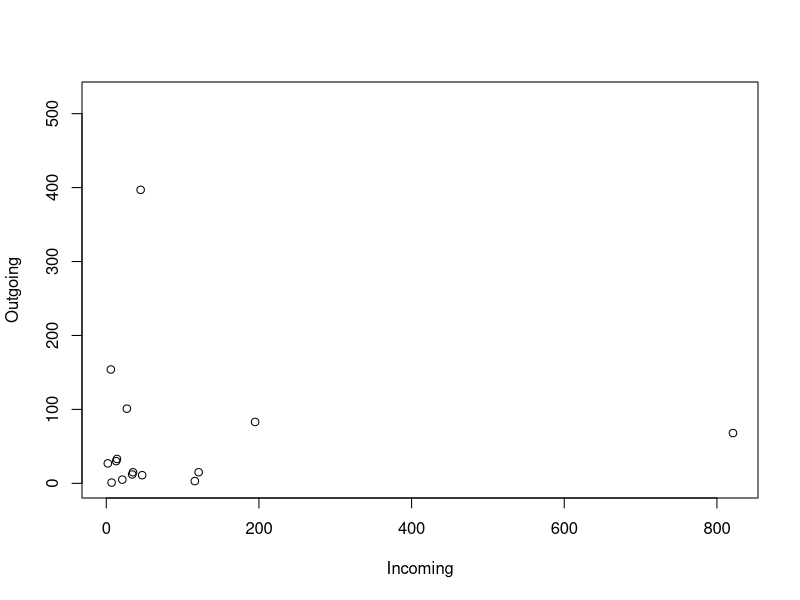
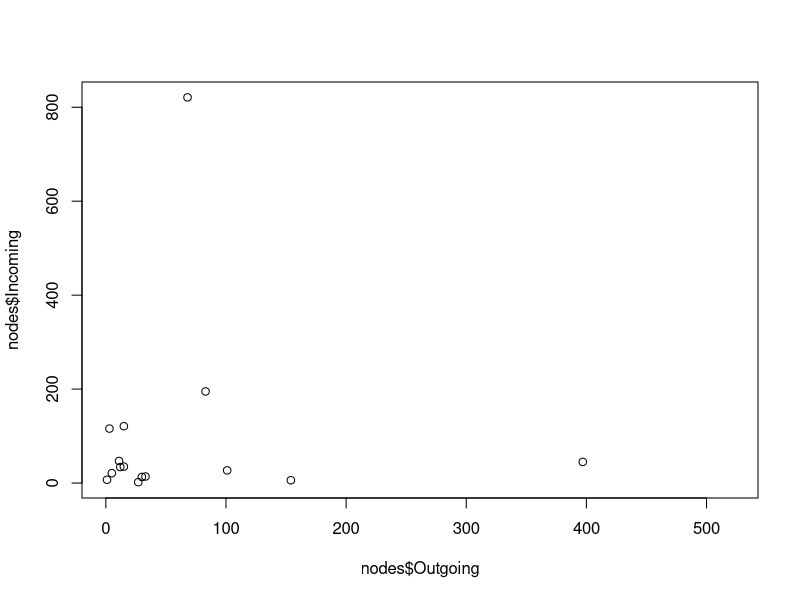
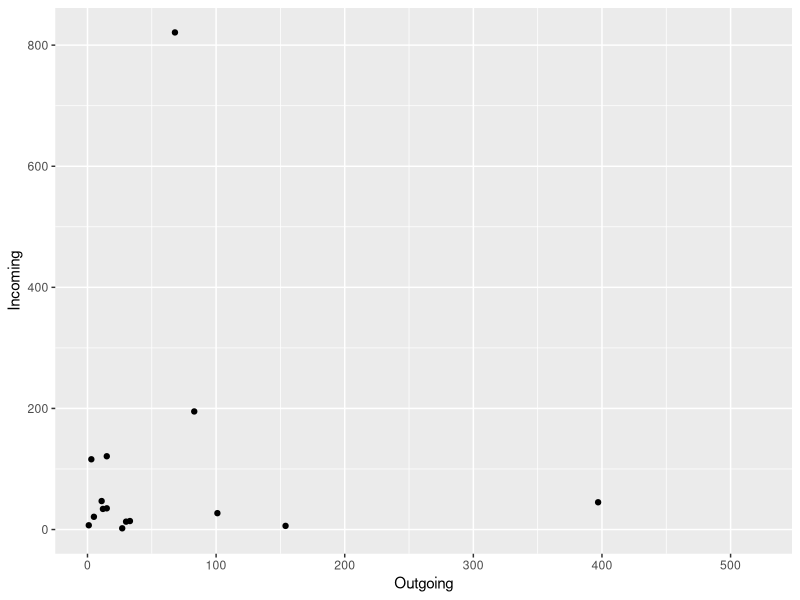
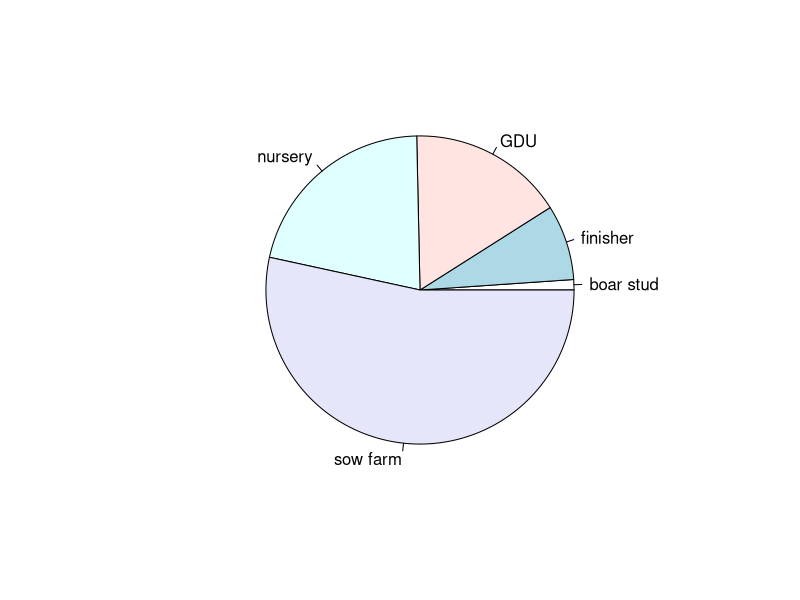
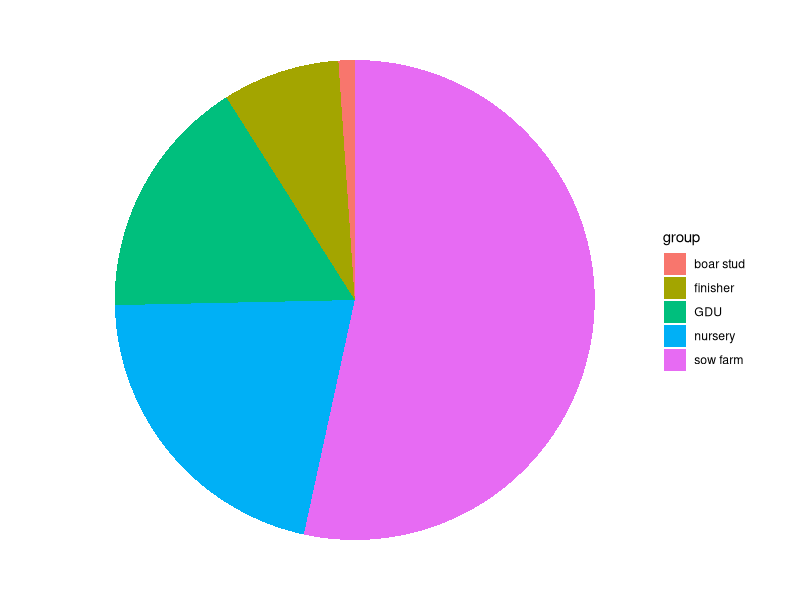
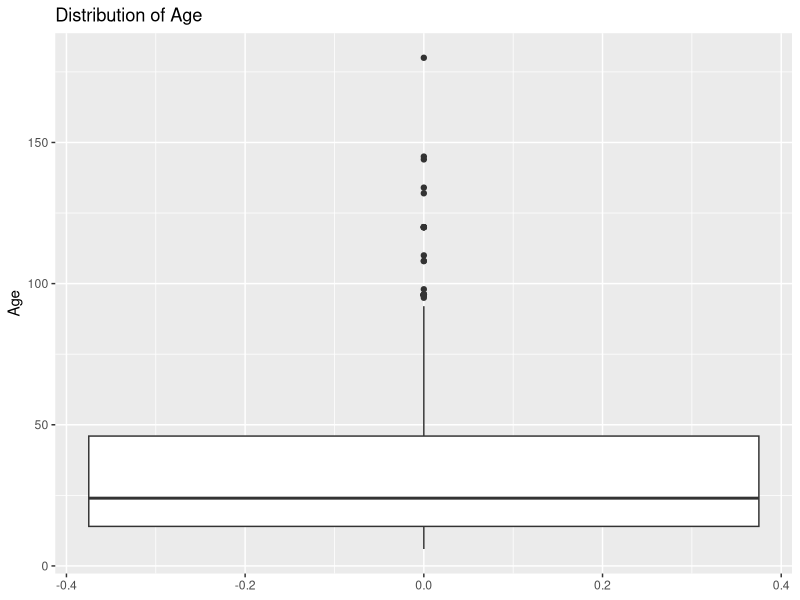
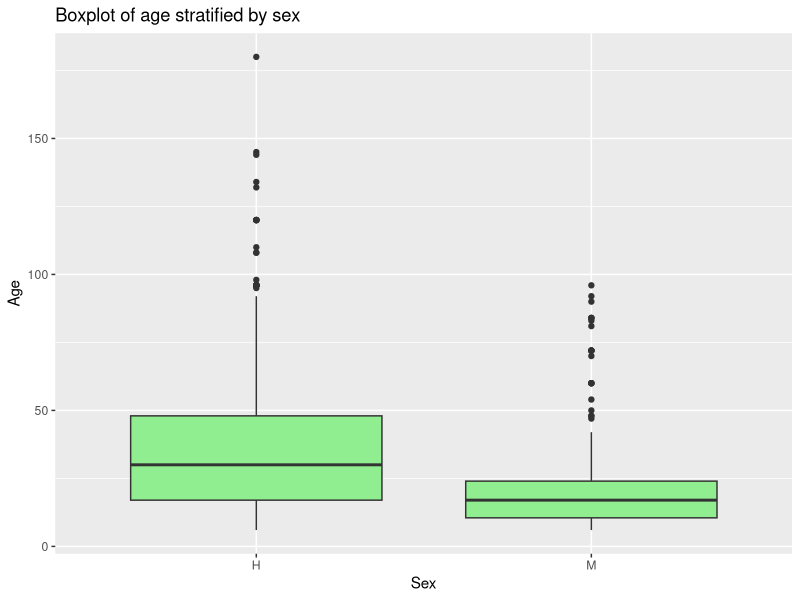
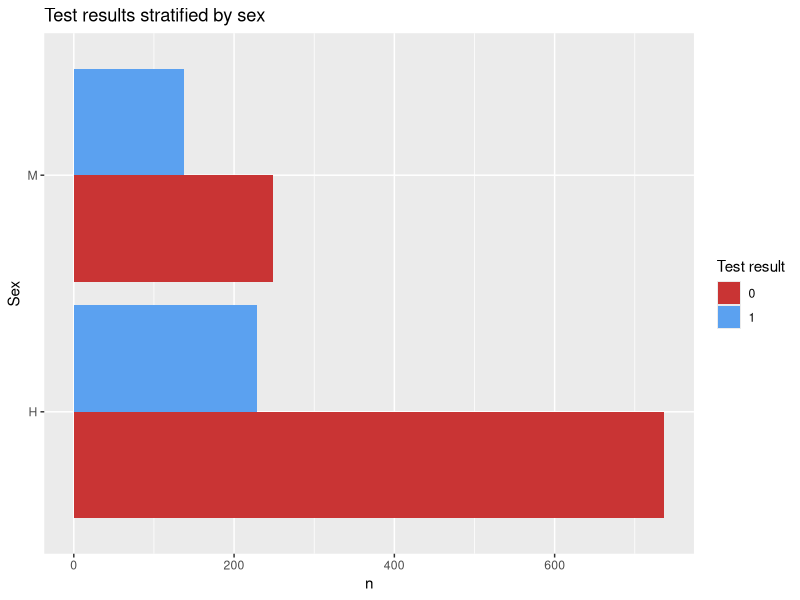

Write the R code that produced these figures, in order.
## ---- chunk 1
2 + 2
## ---- chunk 2
x = 2 # create a new object with the = operator
y <- 2 # create a new object with the <- operator
x + y # make a operation with the objects
## ---- chunk 3
x <- c(5, 6, 7, 8, 9, 10) # create a sequence form 5 to 10
y = 5:10 # create the same sequence but with a different approach
x == y # ask R if the objects have the same information
## ---- chunk 4
# Here we ask the 3rd value from our sequence
x[3]
# Now we multiply the 3rd value of the x sequence times the 5th value of the y sequence
x[3] * y[5]
## ---- chunk 5
# To get the sum of a vector of numbers inside an object we use sum()
sum(x)
## ---- chunk 6
sqrt(sum(x))
## ---- chunk 7
F1 <- function(name){
  x <- paste("Hola", name, "! welcome to the R world!") # paste the name with some text
  print(x)
}
# trying the function (Put your name)
F1(name = "Pablo")
## ---- chunk 8
# If we dont have the library installed, we use:
# install.packages("readxl")
library(readxl) # load the library
# Import the excel file
PRRS <- readxl::read_xlsx("Data/PRRS.xlsx")
## ---- chunk 9
class(PRRS)
## ---- chunk 10
TBL <- table(PRRS$Sex, PRRS$Result)
TBL
## ---- chunk 11
TBL[,2] # Get the second column
## ---- chunk 12
# if we dont have installed the library we will need to install it using:
# install.packages("dplyr")
# we load the library:
library(dplyr)
## ---- chunk 13
PRRS %>% 
  group_by(County) %>% 
  summarise(N = n(), positive = sum(Result)) %>% 
  mutate(Prev = positive/N) %>% 
  arrange(desc(Prev))
## ---- chunk 14
# Answer
PRRS %>% 
  group_by(farm_type) %>% 
  summarise(N = n(), positive = sum(Result)) %>% 
  mutate(Prev = positive/N) %>% 
  arrange(desc(Prev))
## ---- chunk 15
PRRS %>% 
  group_by(Sex) %>% 
  summarise(media_edad = mean(Age), mediana_edad = median(Age), SD_edad = sd(Age))
## ---- chunk 16
# Importing the farm dataseet
nodes <- read.csv("Data/node_attrib.csv")
# Importing the movement dataset
mov <- read.csv("Data/network.csv")
# Get the number of outgoing and incoming shipments 
Out <- mov %>% 
  group_by(id_orig) %>%
  summarise(Outgoing = n()) %>%
  rename(id = id_orig)
In <- mov %>%
  group_by(id_dest) %>%
  summarise(Incoming = n()) %>% 
  rename(id = id_dest)
# Joining the two datasets
nodes <- nodes %>% 
  left_join(Out, by ="id")
nodes <- nodes %>%
  left_join(In, by = "id")
nodes
## ---- chunk 17
mov %>% 
  group_by(id_orig) %>% 
  summarise(N = n(), N_pigs = sum(pigs.moved)) %>%
  arrange(desc(N)) %>%
  head()
## ---- chunk 18
# When variables are from the same dataset
plot(Outgoing~Incoming, data = nodes)
# When variables from different dataset
plot(nodes$Outgoing, nodes$Incoming)
## ---- chunk 19
# We load the library
library(ggplot2)
nodes %>% # first we start with the name of our data.frame
  ggplot() + # then we call ggplot
  geom_point(aes(Outgoing, Incoming)) # and we add the first layer, which is the points
## ---- chunk 20
# First we create a table for the result by farm type
TM <- table(PRRS$farm_type, PRRS$Result)
# Then we use the second column which contains the positive only
pie(TM[,2])
## ---- chunk 21
# we create an empty list
Figs <- list()
Figs[['PieChart']] <- TM %>% # the data we are using
  data.frame() %>% # We convert it to a data.frame
  rename(group = Var1, Test = Var2) %>% # rename some of the variables
  filter(Test == 1) %>% # select only the positive cases
  ggplot() + # call ggplot
  geom_bar(aes(x = '', y = Freq, fill = group), stat = 'identity') + # to make a pie chart we start it as a bar chart
  coord_polar('y', start = 0) + # then we change the coordinates 
  theme_void() # we can add themes to change its appearance
# Now when we print our list we can obtain our plot
Figs
## ---- chunk 22
# Only one variable
PRRS %>% 
  ggplot() +
  geom_boxplot(aes(y = Age)) +
  labs(title = 'Distribution of Age') # we can add different labels such as the main title
## ---- chunk 23
# Same variable, but stratified by another
Figs[['boxplot']] <- PRRS %>% 
  ggplot() +
  geom_boxplot(aes(y = Age, x = Sex), fill = 'lightgreen') +
  labs(title = "Boxplot of age stratified by sex")
# now that we have our figure stored in the list we can print it 
Figs$boxplot
## ---- chunk 24
# Create a new color palette:
colpal <- c("#C93434", "#5BA1F0", "#52C4A6")
# Make the plot
Figs[['BarPlot']] <- PRRS %>%  # the data we are using
  count(Result, Sex) %>%  # we will count the number of test results by sex
  ggplot() + # call ggplot
  geom_bar(aes(fill = factor(Result), x = Sex, y = n), # we want the fill color by test result, x axis by sex and y for number
           position = 'dodge', stat = 'identity') + # we define the position as dodge to have a side by side groups
  coord_flip() + # we change the coordinates
  scale_fill_manual(values = colpal) + # we specify the color palette we want
  labs(title = "Test results stratified by sex", fill = 'Test result') # we add labels
# Print our barplot
Figs$BarPlot
## ---- chunk 25
# Answer
## ---- chunk 26
mov <- mov %>% 
  mutate(date = as.Date(date, "%m/%d/%y"), # First we will format the date
         week = format(date, "%V"),
         week = lubridate::floor_date(date, 'week')) # The we create a variable formatting the date as week of the year
## ---- chunk 27
Figs[['TimeSeries']] <- mov %>% 
  count(week) %>% 
  ggplot() +
  geom_line(aes(x = week, y = n), col = colpal[1]) +
  labs(title = 'Movements per week', x = 'Date', y = "Number of movements")
# show the time series plot
Figs$TimeSeries
## ---- chunk 28
# load the library (install if required with)
# install.packages("ggpubr")
library(ggpubr)
ggarrange(plotlist = Figs, heights = c(2, 1))
